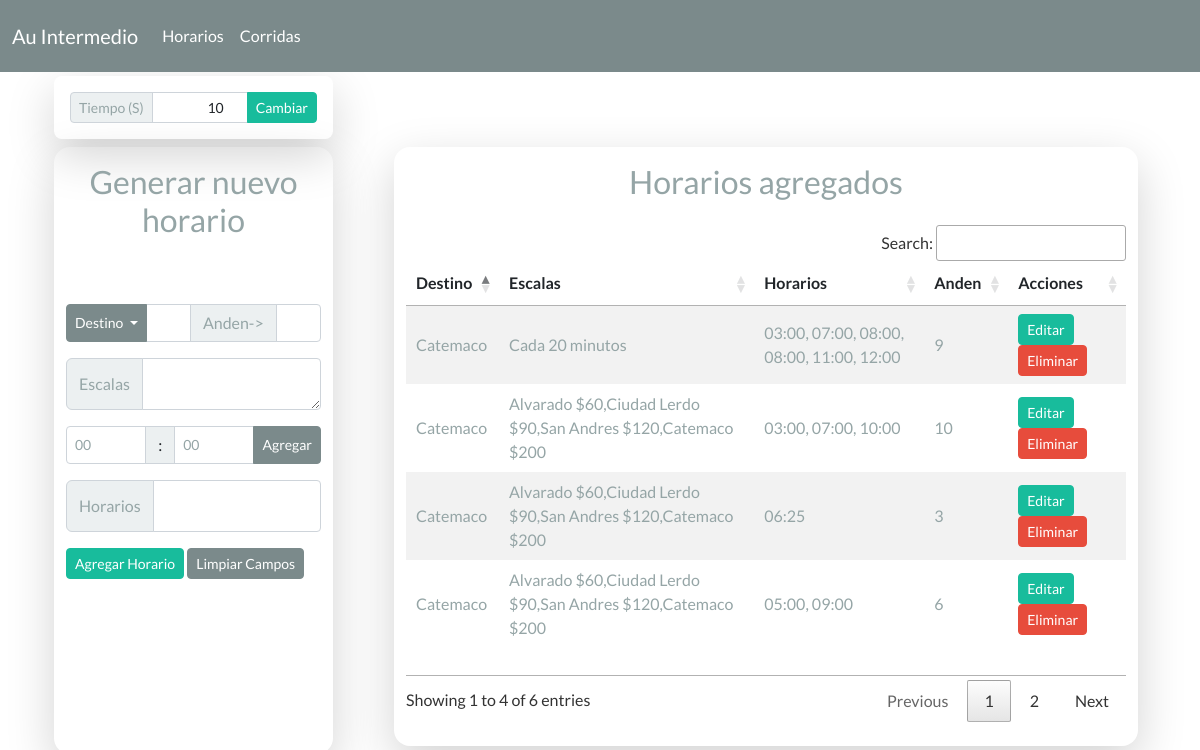
The app's page /horarios, older data.
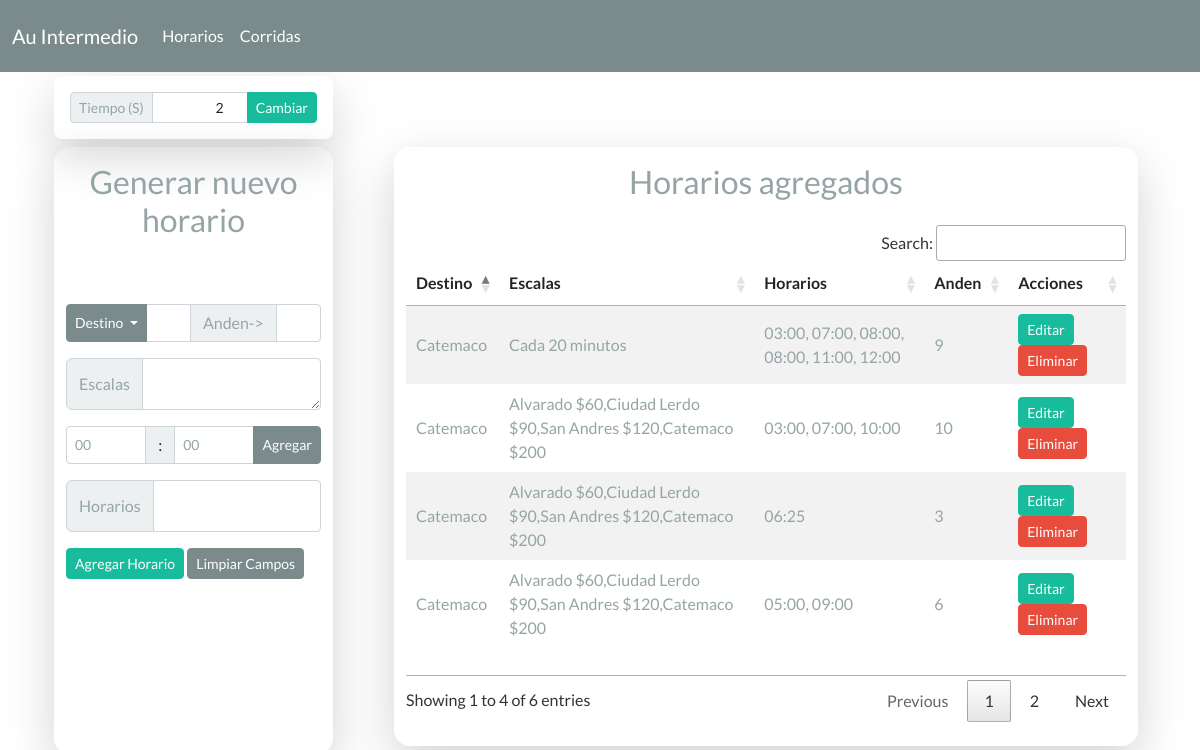
The same page, newer data.
### app.py (models this page shows)
class Time(db.Model):
    __tablename__ = "time"
    id = db.Column(db.Integer, primary_key = True)
    time = db.Column(db.Integer)

### app.py (the view, shortened to what this page needs)
@app.route('/horarios', methods = ['GET', 'POST']) # pagina de Horarios
def horarios():
    return render_template('horarios.html', horarios = Horarios.query, corridas = Corrida.query, time = Time.query.first())

### templates/horarios.html (shortened to what this page needs)
{% extends 'base.html' %}
    {% block content %}
      <div class="row">
        <div class="col-3 bg-transparent shadow-lg p-2 rounded-3 ms-4">
          <form action="/time" method="post">
            <div class="input-group input-group-sm p-2 ">
              <span class="input-group-text text-secondary">Tiempo (S)</span>
              <input type="number" class="form-control form-control-sm text-end" name="time" value="{{time.time}}" required>
              <button class="btn btn-success btn-sm" type="submit">Cambiar</button>
            </div>
          </form>
        </div>
      </div>
      <div class="row justify-content-between">
      <div class="formcontent col-md-12 col-ms-12 col-lg-3 ms-4 mt-2 rounded-4 shadow-lg bg-transparent">
        <div class="row titulo p-3">
          <h3 class="mb-5 text-center text-secondary">Generar nuevo horario</h3>
        </div>
        <form class="mb-5" action="/horarios" method="post">
        <div class="input-group mb-3">
          <button class="btn btn-dark dropdown-toggle btn-sm " type="button" data-bs-toggle="dropdown" aria-expanded="false">
            Destino
          </button>
          <input type="text" id="destino"name="destino" class="form-control form-control-sm" readonly>
          <span class="input-group-text text-secondary">Anden-></span>
          <input type="number" id="anden" name="anden" class="form-control form-control-sm">
        </div>
      <div class="input-group mb-3">
        <span class="input-group-text text-secondary">Escalas</span>
        <textarea class="form-control form-control-sm" placeholder="" id="escala" name="escala" readonly></textarea>
      </div>
      <div class="input-group mb-3">
        <select name="hora" id="hora" class="form-control form-control-sm text-secondary">
           <option value = "00"> 00 </option>
        </select>
        <span class="input-group-text"> : </span>
        <select name="minuto" id="minuto" class="form-control form-control-sm text-secondary">
          <option value="00">00</option>
        </select>
        <button class="btn btn-dark btn-sm" onclick="add_hora()" type="button">Agregar</button>
      </div>
      <div class="input-group mb-3">
        <span class="input-group-text text-secondary">Horarios</span>
        <textarea class="form-control form-control-sm" placeholder="" id="horarios" name="horarios" readonly></textarea>
      </div>
      <button class="btn btn-success btn-sm" type="submit">Agregar Horario</button>
      <button class="btn btn-dark btn-sm" onclick="reset()" type="button">Limpiar Campos</button>
      </form>
      </div>
      <div class="tablecontent col-md-12 col-sm-12 col-lg-8 rounded-4 m-2 shadow-lg bg-transparent">
          <div class="row titulo p-3">
            <h3 class="mb-2 text-center text-secondary">Horarios agregados</h3>
          </div>
          <table class="table table-sm table-defauld table-striped table-hover align-middle table-borderless" id="myTable">
            <thead>
              <tr>
                <th>Destino</th>
                <th>Escalas</th>
                <th>Horarios</th>
                <th>Anden</th>
                <th>Acciones</th>
              </tr>
            </thead>
            <tbody>
              {% for i in horarios%}
              <tr>
                <td class="text-secondary">{{i.destino}}</td>
                <td class="text-secondary">{{i.escala}}</td>
                <td class="text-secondary">{{i.horario}}</td>
                <td class="text-secondary">{{i.anden}}</td>
                <td class="text-secondary">
                  <a href="/modal/{{i.id}}" class="btn btn-sm btn-success">Editar</a>
                  <a href="/delete/{{i.id}}" class=" btn btn-sm btn-danger">Eliminar</a>
                </td>
              </tr>
              {% endfor %}
            </tbody>
          </table>
          <br>
      </div>
      </div>
    {% endblock %}

Row changes from the older to the newer data that the page shows:
changed Time: time "10" → "2"
